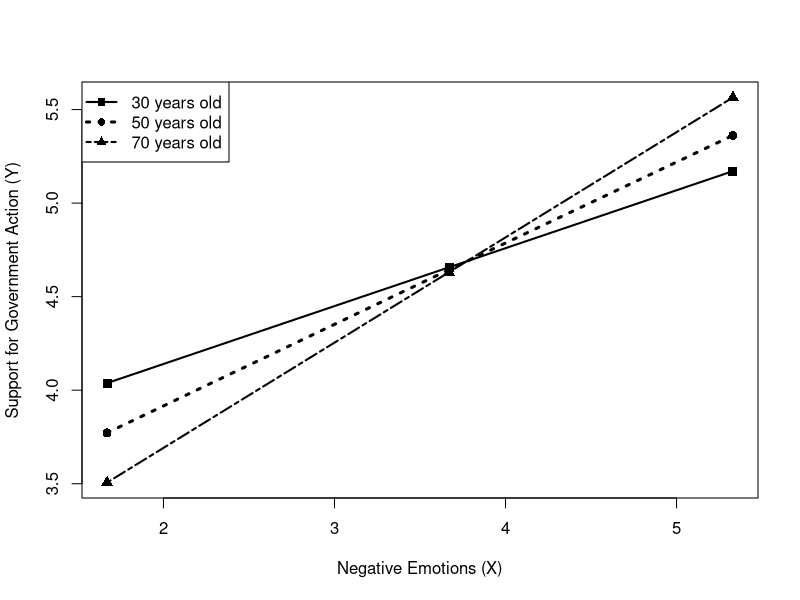
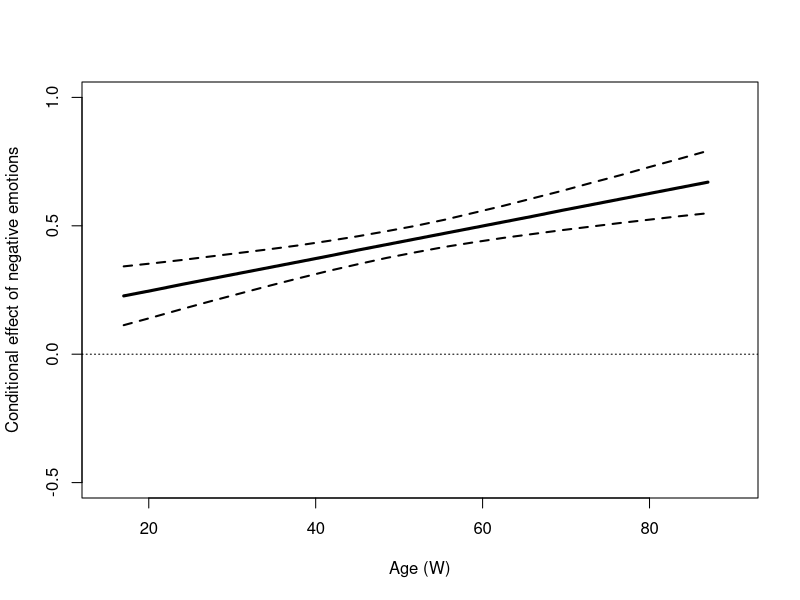

These figures' R source, in order:

#This generates an interaction plot like Figure 8.6
#This is the code on pages 284-285

x<-c(1.67,3.67,5.33,1.67,3.67,5.33,1.67,3.67,5.33)
w<-c(30,30,30,50,50,50,70,70,70)
y<-c(4.038,4.657,5.171,3.772,4.644,5.362,3.506,4.631,5.565)
wmarker<-c(15,15,15,16,16,16,17,17,17)
plot(y=y,x=x,cex=1.2,pch=wmarker,xlab="Negative Emotions (X)",
ylab="Support for Government Action (Y)")
legend.txt<-c("30 years old","50 years old", "70 years old")
legend("topleft", legend = legend.txt,cex=1,lty=c(1,3,6),lwd=c(2,3,2),pch=c(15,16,17))
lines(x[w==30],y[w==30],lwd=2)
lines(x[w==50],y[w==50],lwd=3,lty=3)
lines(x[w==70],y[w==70],lwd=2,lty=6)



#This generates a JN plot like Figure 8.7.
#This is the code on page 289

age<-c(17,20.5,24,27.5,31,34.5,38,41.5,45,48.5,52,55.5,59,62.5,66,69.5,
        73,76.5,80,83.5,87)
effect<-c(.227,.249,.272,.294,.316,.338,.360,.382,.405,.427,.449,.471,
       .493,.515,.537,.560,.582,.604,.626,.648,.670)
llci<-c(.113,.144,.176,.207,.237,.267,.296,.324,.350,.375,.397,.418,
       .436,.453,.468,.483,.497,.511,.524,.537,.549)
ulci<-c(.342,.354,.367,.381,.395,.409,.424,.441,.459,.479,.500,.524,
       .551,.578,.607,.636,.667,.697,.729,.760,.792)  
plot(age,effect,type="l",pch=19,ylim=c(-.5,1),xlim=c(15,90),lwd=3,
ylab="Conditional effect of negative emotions",
xlab="Age (W)")
points(age,llci,lwd=2,lty=2,type="l")
points(age,ulci,lwd=2,lty=2,type="l")
abline(h=0,untf=FALSE,lty=3,lwd=1)
